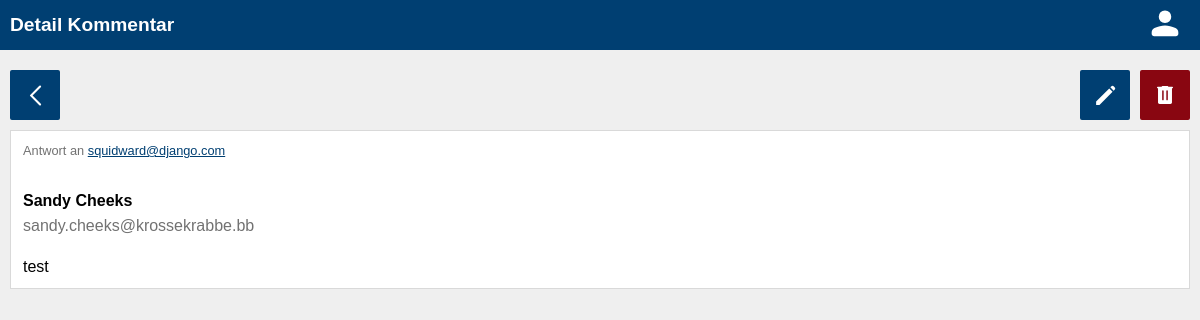
Page /commentaries/49 (signed in) on the committed database.
### commentary/models.py (models this page shows)
class Commentary(models.Model):
    text = models.TextField(max_length=200)
    feed = models.ForeignKey(Feed, on_delete=models.CASCADE, related_name="commentaries")
    author = models.ForeignKey(User, on_delete=models.CASCADE, related_name="commentaries")
    class Meta:
        ordering = ['-id']

### feeds/models.py (models this page shows)
class Feed(models.Model):
    text = models.TextField(max_length=200)
    author = models.ForeignKey(
        User,
        on_delete=models.CASCADE,
        related_name="feeds",
    )
    class Meta:
        ordering = ['-id']

### authentication/models.py (models this page shows)
class User(AbstractUser):
    email = models.EmailField(_("email address"), unique=True)
    USERNAME_FIELD = "email"
    REQUIRED_FIELDS = ["username"]
    birthdate = models.DateField(null = True)
    verified = models.BooleanField(null = True)
    role = models.ForeignKey(Role, on_delete=models.SET_NULL, related_name="roles", null=True, blank=True)

### commentary/views.py (the view)
# urls.py: path("commentaries/<slug:pk>", CommentaryView.as_view(), name="commentary"),
class CommentaryView(generic.DetailView):
    model = Commentary
    template_name = "commentary/commentary.html"

### commentary/templates/commentary/commentary.html (shortened to what this page needs)
{% load static %}
<!DOCTYPE html>
<html lang="en">
<head>
    <link rel="stylesheet" href="{% static 'global.css' %}">
    <link rel="stylesheet" href="{% static 'header.css' %}">
    <link rel="stylesheet" href="{% static 'style.css' %}">
    <link rel="stylesheet" href="{% static 'feeds.css' %}">
</head>
<body>
<header>
    <h1 class="title">Detail Kommentar</h1>
    <div class="profile">
        <a href="{% url 'user' request.user.id %}"><img src="{% static 'svgs/account.svg' %}" height="40px" /></a>
    </div>
</header>
<main>
    {% if request.user.id == commentary.author.id or perms.commentary.view_commentary %}
        <div class="grid-buttons grid-buttons-detail">
            <a href="{% url 'feed' commentary.feed.id %}" class="crud-button back">
                <img src="{% static 'svgs/back.svg' %}" height="25px" />
            </a>
            {% if request.user.id == commentary.author.id or perms.commentary.change_commentary %}
                <a href="{% url 'commentary_update' commentary.id %}" class="crud-button update">
                    <img src="{% static 'svgs/edit.svg' %}" height="25px" />
                </a>
            {% endif %}
            {% if request.user.id == commentary.author.id or perms.commentary.delete_commentary %}
                <form class="delete" action="{% url 'commentary_delete' commentary.id %}" method="post">
                    <input type="image" src="{% static 'svgs/delete.svg' %}" value=""/>
                </form>
            {% endif %}
        </div>
        <div class="card commentary">
            <div class="answer">
                <p>Antwort an <a href="{% url 'feed' commentary.feed.id %}" class="answer-email">{{ commentary.feed.author.email }}</a></p>
            </div>
            <a href="{% url 'user' commentary.author.id %}" class="author">
                {% if commentary.author.first_name != "" and commentary.author.last_name != "" %}
                    <p class="fulname">{{ commentary.author.first_name }} {{ commentary.author.last_name }}</p>
                {% else %}
                    <p class="fulname">Unknown</p>
                {% endif %}
                <p class="email">{{ commentary.author.email }}</p>
            </a>
            <div class="text">
                <p>{{ commentary.text }}</p>
            </div>
        </div>
    {% else %}
        <div class="no-perm">
            <p>Zugriff verweigert</p>
        </div>
    {% endif %}
</main>
</body>

### authentication/static/global.css (style rules this page uses)
* { margin: 0; padding: 0; font-family: "Quicksand-Regular", sans-serif; }
html, body { height: 100%; background-color: #EFEFEF; }
main { position: relative; padding: 10px; }
a { color: #003f72; text-decoration: none; }

### authentication/static/header.css (style rules this page uses)
header { height: 50px; display: grid; grid-template-rows: 50px; grid-template-columns: 1fr 50px; grid-template-areas: "title profile"; background-color: #003f72; color: white; font-weight: bold; padding: 0 10px; }
header .title { grid-area: title; font-size: 1.2rem; display: flex; align-items: center; }
.profile { grid-area: profile; display: flex; justify-content: center; align-items: center; filter: invert(); }
.profile a { justify-content: center; align-items: center; }

### authentication/static/style.css (style rules this page uses)
.card { border-color: #d9d9d9; border-width: 1px; border-style: solid; background-color: white; }

### feeds/static/feeds.css (style rules this page uses)
.grid-buttons { display: grid; grid-gap: 10px; grid-template-columns: 50px 1fr 50px 50px; grid-template-rows: 50px; margin: 10px 0; }
.grid-buttons-detail { grid-template-areas: "back . update delete"; }
.crud-button { cursor: pointer; display: flex; justify-content: center; align-items: center; color: white; font-size: 1.2rem; font-weight: bold; border-radius: 2px; }
.crud-button img { filter: invert(); }
.back { grid-area: back; background-color: #003f72; }
.delete { grid-area: delete; background-color: #890611; border-radius: 2px; }
.delete input { grid-area: input; width: 24px; height: 24px; padding: 13px; border-width: 0; color: white; font-size: 1.2rem; font-weight: bold; cursor: pointer; display: flex; background-color: transparent; filter: invert(); }
.update { grid-area: update; background-color: #003f72; }
.feed a, .feed p, .commentary a, .commentary p { text-decoration: none; color: black; word-break: break-word; }
.author .fulname { font-weight: bold; grid-area: fulname; display: flex; align-items: center; }
.author .email { grid-area: email; display: flex; align-items: center; color: #727272 }
.commentary { display: grid; grid-gap: 20px; grid-template-columns: 1fr; grid-template-rows: 25px 50px 1fr; grid-template-areas: "answer" "author" "text"; padding: 12px; }
.commentary .author { grid-area: author; display: grid; grid-template-rows: 1fr 1fr; grid-template-columns: 1fr; grid-template-areas: "fulname" "email"; }
.commentary .answer { grid-area: answer; }
.answer { font-size: 0.8rem; }
.answer p { color: #727272 }
.answer .answer-email { text-decoration: underline; color: #003f72; }

### rows in the picture
Commentary: feed.author.email "squidward@django.com", author.first_name "Sandy", author.last_name "Cheeks", author.email "sandy.cheeks@krossekrabbe.bb", text "test"
